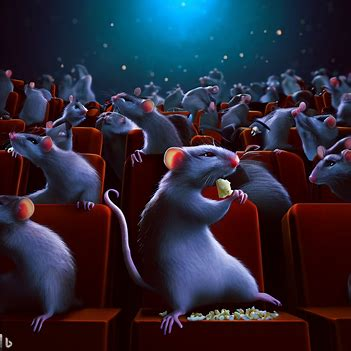
#> input picture images/cinema rats.jpg, 351 x 351 px
$ python 'edge detection.py'
#> lines starting #> are read from the running program, lines starting #| are printed output that depends on the picture
import cv2 as cv
import numpy as np

#original image
img = cv.imread('images/cinema rats.jpg')
#> img is the input picture: shape (351, 351, 3); mean B, G, R 56, 40.8, 43.4
cv.imshow('cinema rats', img)

#resizing the image
resized = cv.resize(img, (500,500), interpolation=cv.INTER_LINEAR)
cv.imshow('resized', resized)


#laplacian
lap = cv.Laplacian(resized, cv.CV_64F)
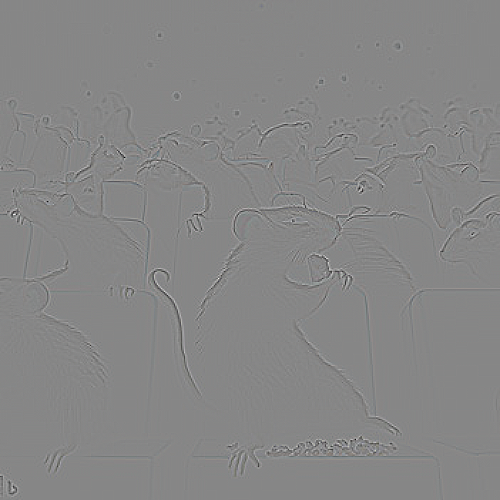
#> lap: shape (500, 500, 3) float64; mean B, G, R 0, 0, 0; drawn with min black and max white
lap = np.uint8(np.absolute(lap))
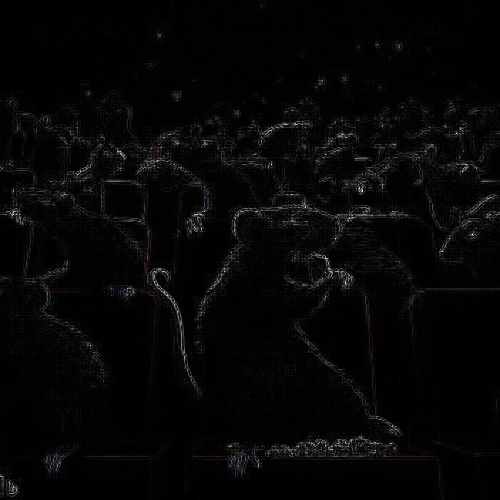
#> lap: shape (500, 500, 3); mean B, G, R 6, 5.9, 6.2
cv.imshow('laplacian', lap)

# sobel
sobelx = cv.Sobel(resized , cv.CV_64F , 1,0)
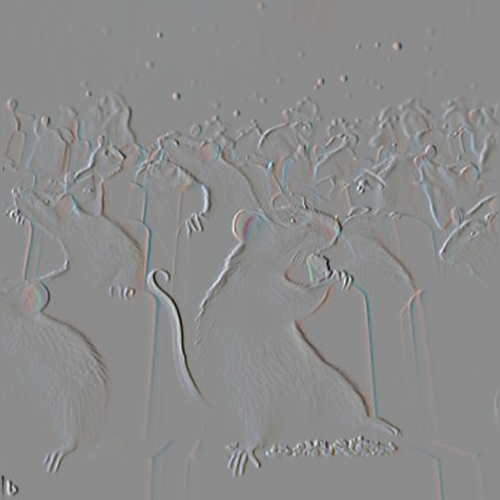
#> sobelx: shape (500, 500, 3) float64; mean B, G, R 0, 0, 0.1; drawn with min black and max white
sobely = cv.Sobel(resized , cv.CV_64F , 0,1)
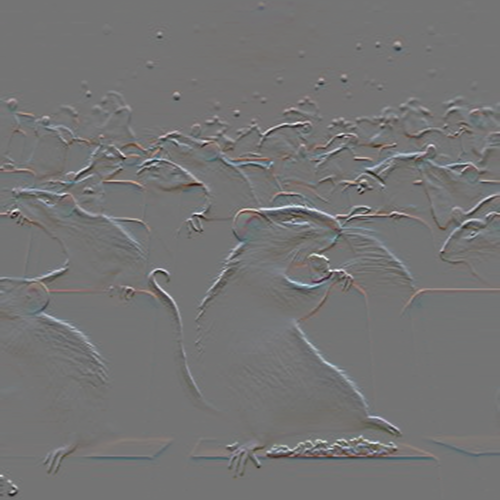
#> sobely: shape (500, 500, 3) float64; mean B, G, R -1.8, -1.2, 0.3; drawn with min black and max white
combine = cv.bitwise_or(sobelx , sobely)
#> combine: shape (500, 500, 3) float64; 8.69% of the values are NaN or infinite; the others: min -130944, max 129920, mean -89.09


#displaying the image
cv.imshow("sobel x axis " , sobelx)
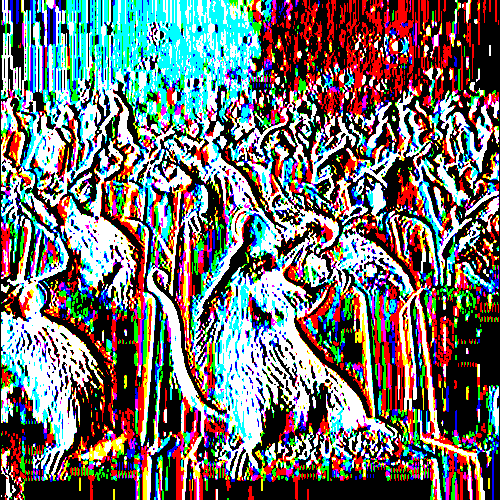
#> window 'sobel x axis ': shape (500, 500, 3); mean B, G, R 110.8, 113, 113.3
#> (the run stopped early here; a loop or call above may not have finished)
